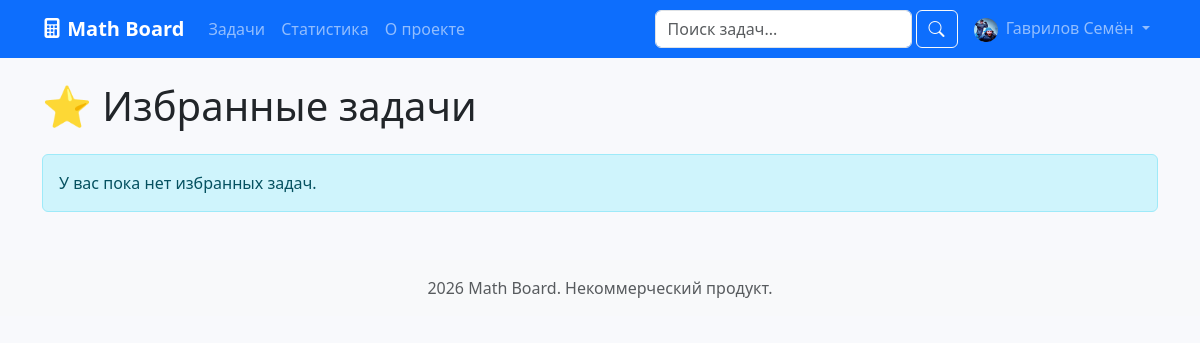
/profile/favorites (signed in), run on the app's committed database.
### app/models.py (models this page shows, shortened)
class User(UserMixin, db.Model):
    __tablename__ = 'users'
    id = db.Column(db.Integer, primary_key=True)
    username = db.Column(db.String(64), unique=True, nullable=False, index=True)
    name = db.Column(db.String(100), nullable=False)
    email = db.Column(db.String(120), unique=True, nullable=True)
    password_hash = db.Column(db.String(256))
    avatar = db.Column(db.String(255), nullable=True, default='default_avatar.png')
    bio = db.Column(db.Text, nullable=True)
    location = db.Column(db.String(100), nullable=True)
    website = db.Column(db.String(255), nullable=True)
    role = db.Column(db.String(20), default=USER_ROLE_USER)
    email_confirmed = db.Column(db.Boolean, default=False)
    is_active = db.Column(db.Boolean, default=True)
    tasks_solved = db.Column(db.Integer, default=0)
    tasks_created = db.Column(db.Integer, default=0)
    total_likes_received = db.Column(db.Integer, default=0)
    reputation = db.Column(db.Integer, default=0)
    created_at = db.Column(db.DateTime, default=datetime.utcnow)
    last_seen = db.Column(db.DateTime, default=datetime.utcnow)
    modified_at = db.Column(db.DateTime, default=datetime.utcnow, onupdate=datetime.utcnow)
    tasks = db.relationship('Task', backref='author', lazy='dynamic',
                           cascade='all, delete-orphan')
    comments = db.relationship('Comment', backref='author', lazy='dynamic',
                              cascade='all, delete-orphan')
    likes = db.relationship('Like', backref='user', lazy='dynamic',
                           cascade='all, delete-orphan')
    favorites = db.relationship('Favorite', backref='user', lazy='dynamic',
                               cascade='all, delete-orphan')
    action_logs = db.relationship('UserActionLog', backref='user', lazy='dynamic',
                                 cascade='all, delete-orphan')
    def get_avatar_url(self):
        if self.avatar and self.avatar != 'default_avatar.png':
            return f'/static/uploads/avatars/{self.avatar}'
        return '/static/uploads/avatars/default_avatar.png'

### app/profile/routes.py (the view)
@bp.route('/favorites')
@login_required
def favorites():
    page = request.args.get('page', 1, type=int)
    favs = Favorite.query.filter_by(user_id=current_user.id).order_by(Favorite.created_at.desc())
    pagination = favs.paginate(page=page, per_page=10, error_out=False)
    tasks = [fav.task for fav in pagination.items]
    return render_template('favorites.html', title='Избранное', tasks=tasks, pagination=pagination)

### app/templates/favorites.html
{% extends "base.html" %}
{% block content %}
<h1 class="mb-4">⭐ Избранные задачи</h1>
{% if tasks %}
    {% for task in tasks %}
        {% include 'macros/task_card.html' %}
    {% endfor %}
    <nav aria-label="Page navigation">
        <ul class="pagination justify-content-center">
            {% if pagination.has_prev %}
                <li class="page-item"><a class="page-link" href="{{ url_for('profile.favorites', page=pagination.prev_num) }}">Предыдущая</a></li>
            {% endif %}
            {% for page_num in pagination.iter_pages() %}
                {% if page_num %}
                    <li class="page-item {% if page_num == pagination.page %}active{% endif %}">
                        <a class="page-link" href="{{ url_for('profile.favorites', page=page_num) }}">{{ page_num }}</a>
                    </li>
                {% else %}
                    <li class="page-item disabled"><span class="page-link">…</span></li>
                {% endif %}
            {% endfor %}
            {% if pagination.has_next %}
                <li class="page-item"><a class="page-link" href="{{ url_for('profile.favorites', page=pagination.next_num) }}">Следующая</a></li>
            {% endif %}
        </ul>
    </nav>
{% else %}
    <div class="alert alert-info">У вас пока нет избранных задач.</div>
{% endif %}
{% endblock %}

### app/templates/base.html (shortened to what this page needs)
<!DOCTYPE html>
<html lang="ru">
<head>
    <link href="https://cdn.jsdelivr.net/npm/bootstrap@5.3.0/dist/css/bootstrap.min.css" rel="stylesheet">
    <link rel="stylesheet" href="https://cdn.jsdelivr.net/npm/bootstrap-icons@1.11.0/font/bootstrap-icons.css">
    <link rel="stylesheet" href="{{ url_for('static', filename='css/style.css') }}">
</head>
<body>
    <nav class="navbar navbar-expand-lg navbar-dark bg-primary">
        <div class="container">
            <a class="navbar-brand fw-bold" href="{{ url_for('tasks.index') }}">
                <i class="bi bi-calculator-fill"></i> Math Board
            </a>
            <div class="collapse navbar-collapse" id="navbarMain">
                <ul class="navbar-nav me-auto">
                    <li class="nav-item"><a class="nav-link" href="{{ url_for('tasks.index') }}">Задачи</a></li>
                    <li class="nav-item"><a class="nav-link" href="{{ url_for('profile.statistics') }}">Статистика</a></li>
                    <li class="nav-item"><a class="nav-link" href="{{ url_for('profile.about') }}">О проекте</a></li>
                </ul>
                <form class="d-flex me-2" action="{{ url_for('tasks.index') }}" method="get">
                    <input class="form-control me-1" type="search" name="q" placeholder="Поиск задач..." value="{{ request.args.get('q','') }}">
                    <button class="btn btn-outline-light" type="submit"><i class="bi bi-search"></i></button>
                </form>
                <ul class="navbar-nav">
                    {% if current_user.is_authenticated %}
                        <li class="nav-item dropdown">
                            <a class="nav-link dropdown-toggle" href="#" role="button" data-bs-toggle="dropdown">
                                <img src="{{ current_user.get_avatar_url() }}" alt="avatar" width="24" height="24" class="rounded-circle me-1">
                                {{ current_user.name }}
                            </a>
                        </li>
                    {% else %}
                        <li class="nav-item"><a class="nav-link" href="{{ url_for('auth.login') }}">Войти</a></li>
                        <li class="nav-item"><a class="nav-link" href="{{ url_for('auth.register') }}">Регистрация</a></li>
                    {% endif %}
                </ul>
            </div>
        </div>
    </nav>
    <main class="container mt-4">
        {% block content %}{% endblock %}
    </main>
    <footer class="mt-5 py-3 bg-light text-center">
        <div class="container">
            <span class="text-muted">2026 Math Board. Некоммерческий продукт.</span>
        </div>
    </footer>
</body>
</html>

### app/static/css/style.css (style rules this page uses)
body { background-color: #f8f9fc; font-family: 'Segoe UI', sans-serif; }

### data on the page
User: get_avatar_url (picture), name "Гаврилов Семён"
